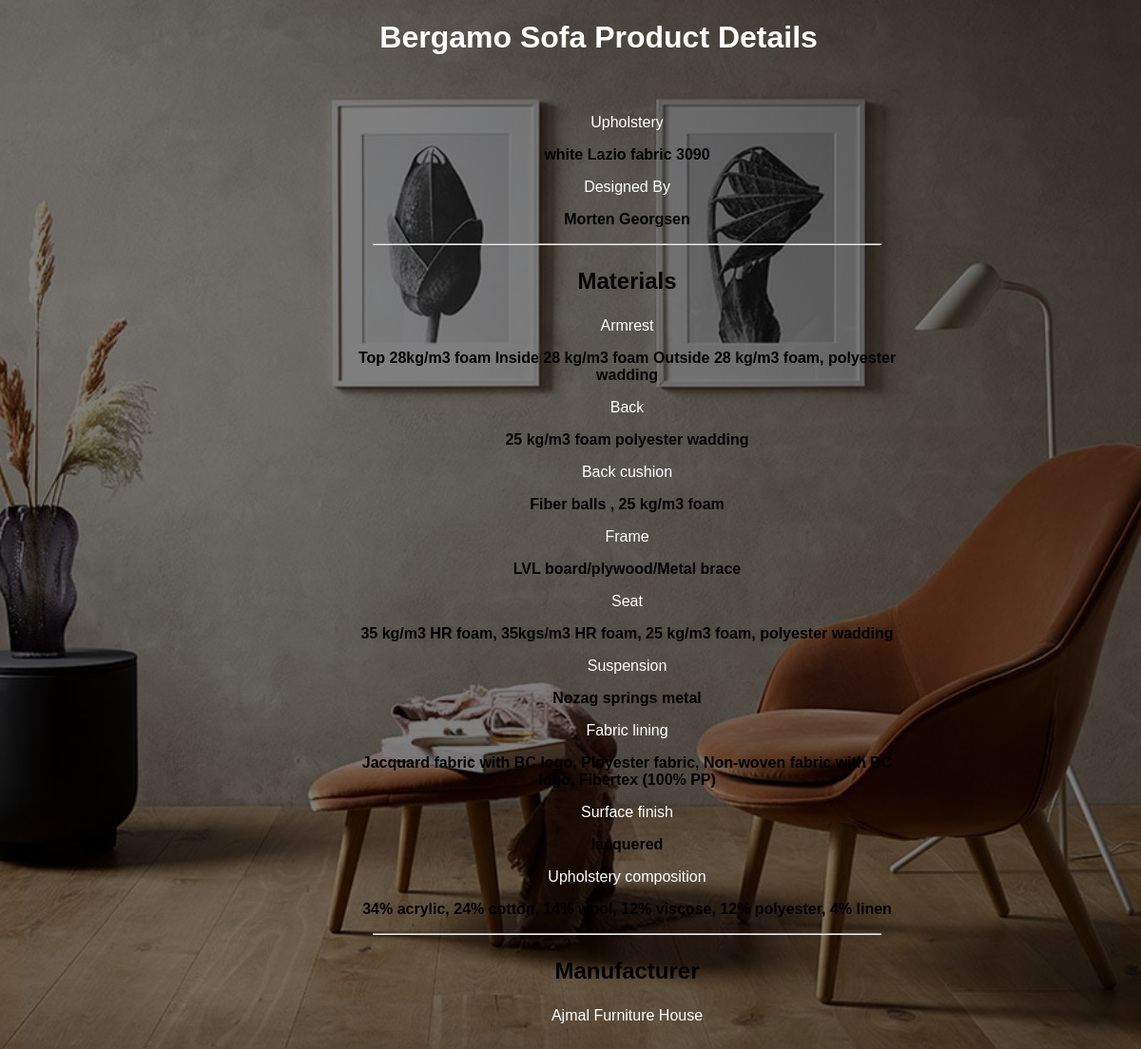
The app's page /HtmlFiles/BergamoProductDetails.php with its own data.
### tables this page shows
CREATE TABLE `bergamoproductdetails` (
  `id` int(11) NOT NULL,
  `Upholstery` varchar(255) DEFAULT NULL,
  `DesignedBy` varchar(255) DEFAULT NULL,
  `Armrest` text DEFAULT NULL,
  `Back` text DEFAULT NULL,
  `BackCushion` text DEFAULT NULL,
  `Frame` text DEFAULT NULL,
  `Seat` text DEFAULT NULL,
  `Suspension` text DEFAULT NULL,
  `FabricLining` text DEFAULT NULL,
  `SurfaceFinish` varchar(255) DEFAULT NULL,
  `UpholsteryComposition` text DEFAULT NULL,
  `Manufacturer` varchar(255) DEFAULT NULL
);

### PhpFiles/BergamoProductDetails.php (the view, shortened to what this page needs)
<?php
function getBergamoProductDetails($conn) {
    $sql = "SELECT * FROM bergamoproductdetails LIMIT 1";
    $result = $conn->query($sql);
    if ($result->num_rows > 0) {
        $row = $result->fetch_assoc();
        echo '
        <p style="color: white;">Upholstery</p>
        <strong><p>' . $row["Upholstery"] . '</p></strong>
        <p style="color: white;">Designed By</p>
        <strong><p>' . $row["DesignedBy"] . '</p></strong>
        <hr style="width: 90%;">
        <h3 style="font-size: 24px;">Materials</h3>
        <div><p style="color: white;">Armrest</p><strong><p>' . $row["Armrest"] . '</p></strong></div>
        <div><p style="color: white;">Back</p><strong><p>' . $row["Back"] . '</p></strong></div>
        <div><p style="color: white;">Back cushion</p><strong><p>' . $row["BackCushion"] . '</p></strong></div>
        <div><p style="color: white;">Frame</p><strong><p>' . $row["Frame"] . '</p></strong></div>
        <div><p style="color: white;">Seat</p><strong><p>' . $row["Seat"] . '</p></strong></div>
        <div><p style="color: white;">Suspension</p><strong><p>' . $row["Suspension"] . '</p></strong></div>
        <div><p style="color: white;">Fabric lining</p><strong><p>' . $row["FabricLining"] . '</p></strong></div>
        <div><p style="color: white;">Surface finish</p><strong><p>' . $row["SurfaceFinish"] . '</p></strong></div>
        <div><p style="color: white;">Upholstery composition</p><strong><p>' . $row["UpholsteryComposition"] . '</p></strong></div>
        <hr style="width: 90%;">
        <div>
            <h3 style="font-size: 24px;">Manufacturer</h3>
            <p style="color: white;">' . $row["Manufacturer"] . '</p>
        </div>';
    } else {
        echo "<p style='color: red;'>No data found.</p>";
    }
}
?>

### HtmlFiles/BergamoProductDetails.php (style rules this page uses)
body { text-align: center; background-color: #f4f4f4; font-family: Arial, sans-serif; background: linear-gradient(rgba(0, 0, 0, 0.5), rgba(0, 0, 0, 0.5)), url('../Images/ArtChairProductDetailsBackgroundImage.jpg') no-repeat center center fixed; background-size: cover; }

### records on screen
bergamoproductdetails: Upholstery "white Lazio fabric 3090", DesignedBy "Morten Georgsen", Armrest "Top 28kg/m3 foam Inside 28 kg/m3 foam Outside 28 kg/m3 foam, polyester wadding", Back "25 kg/m3 foam polyester wadding", BackCushion "Fiber balls , 25 kg/m3 foam", Frame "LVL board/plywood/Metal brace", Seat "35 kg/m3 HR foam, 35kgs/m3 HR foam, 25 kg/m3 foam, polyester wadding", Suspension "Nozag springs metal", FabricLining "Jacquard fabric with BC logo, Ployester fabric, Non-woven fabric with BC logo, Fibertex (100% PP)", SurfaceFinish "lacquered", UpholsteryComposition "34% acrylic, 24% cotton, 14% wool, 12% viscose, 12% polyester, 4% linen", Manufacturer "Ajmal Furniture House"
